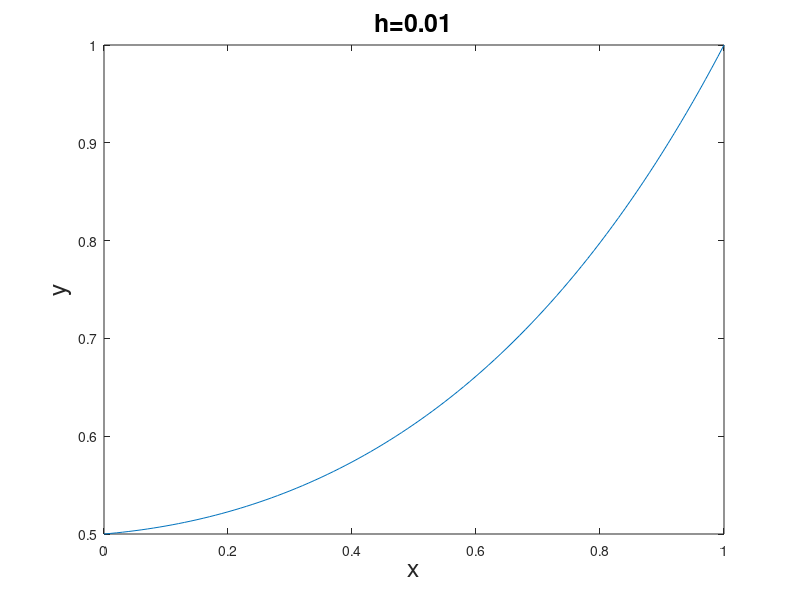

Here is the MATLAB script that generated this plot:
clear
clc
for h=[0.01]%[0.1 0.01 0.001]    
%Calculating the number of unknown points
N=1/h-1;
%The boundary conditions
y0=0.5;
yend=1;
%Programming the A matrix
p=-2-h;
q=4+2*h^2;
r=-2+h;
A=zeros(N,N);
for i=1:1:N
A(i,i)=q;
if i~=1
A(i,i-1)=p;
end
if i~=N
A(i,i+1)=r;
end
end
%Setting up the b vector in Ay = b
b=zeros(N,1);
b(1)=-p*y0;
b(N)=-r*yend;
%Solving for the unknown points
y_sol=A\b;
%Setting the solution vector
y=[y0;y_sol;yend];
disp(y);
%Setting up the x points
x=0:h:1;
%Plotting the Solution
plot(x,y)
xlabel('x','FontSize',18);
ylabel('y','FontSize',18);
title('h=0.01','FontSize',18);  
end